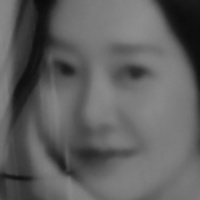
#> input picture iot/face/faces/GoHyunjung/user20.jpg, 200 x 200 px
$ python -i FaceCheckTest.py   (imports and definitions only)
#> lines starting #> are read from the running program, lines starting #| are printed output that depends on the picture; after the words box and inside, x2 and y2 are one past the last pixel; in counts of white or black regions, pixels touching at a corner belong together
#> further down, picture is the input picture: shape (200, 200, 3); min 10, max 142, mean 96
### iot/audiotest/cmd.py
from re import S
from gpiozero import AngularServo, LED
from gpiozero.pins.pigpio import PiGPIOFactory
from . import kakaoSound as ks
import paho.mqtt.client as mqtt
from time import sleep

factory = PiGPIOFactory(host='192.168.35.71')
client = mqtt.Client()

dic = {
    'led_on' : ['주방 불 켜','주방 전등 켜','거실 불 켜','거실 전등 켜','침실 불 켜','침실 전등 켜','전체 불 켜','전체 전등 켜'],
    'led_off' : ['주방 불 꺼','주방 전등 꺼','거실 불 꺼','거실 전등 꺼','침실 불 꺼','침실 전등 꺼','전체 불 꺼','전체 전등 꺼'],
    'open_door' : '문 열어',
    'close_door' : ['문 닫어','문 닫아'],
    'weather' : '날씨 알려줘',
    'elevator' : '엘리베이터 불러줘',
}

class Cmd:
    def __init__(self):
        self.servo = AngularServo(16,pin_factory=factory,
                    min_angle=-90, max_angle=90,
                    min_pulse_width=0.00045, max_pulse_width=0.0023)
        self.k_led = LED(17)
        self.l_led = LED(27)
        self.b_led = LED(13)

    def open_door(self):
        self.servo.angle = 60

    def close_door(self):
        self.servo.angle = 0

    # [31 lines left out: functions led_on, led_off, led_state, not called in this run]

    def weather(self):
        ks.play_weather()

    # [38 lines left out: functions elevator, ctr, not called in this run]


### iot/face/FaceCheckTest.py
import cv2
import numpy as np
from os import listdir
from os.path import isfile, join, isdir
import io
import threading
from picamera import PiCamera
from time import sleep
from mysite.picam import face_image
from audiotest.main import cmd
from .FaceCap import face_state
import paho.mqtt.client as mqtt
face_mqtt = mqtt.Client()


face_classifier = cv2.CascadeClassifier('/home/pi/workspace/iotWallpad/face/haarcascade_frontalface_default.xml')


# [33 lines left out: functions train, trains, not called in this run]

def face_detector(img, size = 0.5):
#> called with size = 0.5
    gray = cv2.cvtColor(img, cv2.COLOR_BGR2GRAY)
    faces = face_classifier.detectMultiScale(gray,1.3,5)
#> faces = [[14, 9, 171, 171]]
    if faces is():
        return img,[]
    for(x,y,w,h) in faces:
        cv2.rectangle(img, (x,y),(x+w,y+h),(0,255,255),2)
        roi = img[y:y+h, x:x+w]
        roi = cv2.resize(roi, (200,200))
#> this loop made 1 pass
#> pass 1, in face_detector, `roi = img[y:y+h, x:x+w]`:
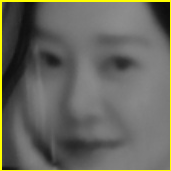
#> roi: shape (171, 171, 3); mean B, G, R 94.6, 103.4, 103.4
#> after the loop:
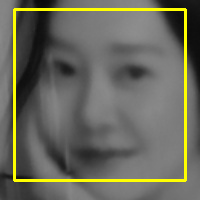
#> img: shape (200, 200, 3); 5.12% of pixels changed, all inside (x1, y1, x2, y2) = (13, 8, 187, 182)
    return img,roi

# [70 lines left out: functions run, start_face, not called in this run]

face_thread = threading.Thread(target=start_face)
# [1 line not run here, left out]

>>> import cv2
>>> picture = cv2.imread('faces/GoHyunjung/user20.jpg')
>>> result = face_detector(picture)
